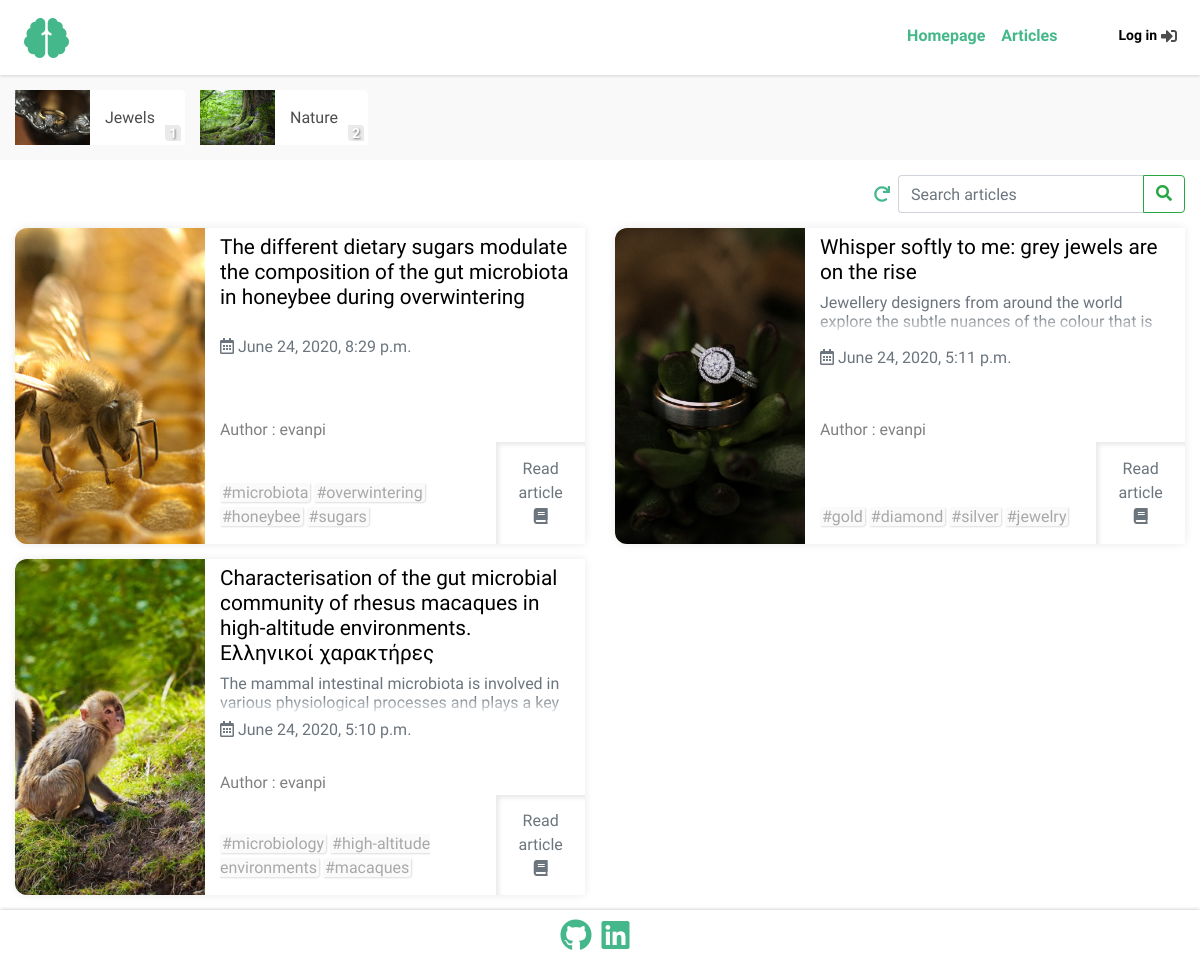
The app's page /articles/ with its own data.
### articles/models.py (models this page shows, shortened)
class ArticlesCategories(models.Model):
    class Meta:
        verbose_name = 'Articles Category'
        verbose_name_plural = 'Articles Categories'
    title = models.CharField(max_length=100, unique=True)
    slug = models.SlugField(editable=False,max_length=100,default='')
    image = models.ImageField(upload_to = "Articles_Categories_Images", default='', blank=True)

class Articles(models.Model):
    class Meta:
        verbose_name = 'Article'
        verbose_name_plural = 'Articles'
    category = models.ForeignKey(ArticlesCategories, on_delete=models.SET_NULL, null=True, blank=True)
    title = models.CharField(max_length=256,unique=True)
    search = models.CharField(default='',editable=False,max_length=512)
    slug = models.SlugField(editable=False,max_length=256)
    subtitle = models.TextField(max_length=256, blank=True)
    image = models.ImageField(upload_to = "Articles_Images", default='')
    article = RichTextUploadingField()
    tags = TaggableManager(blank=True)
    created = models.DateTimeField(auto_now_add=True)
    updated = models.DateTimeField(auto_now=True)
    publish_date = models.DateTimeField()
    author = models.CharField(editable=False, default='', max_length=256)

### articles/views.py (the view)
# urls.py: path('', include('articles.urls')),
def articles(request):
    current_datetime = localtime(now())
    categories = ArticlesCategories.objects.annotate(articles_count=Count('articles', filter=Q(articles__publish_date__lte=current_datetime)))
    articles = Articles.objects.filter(publish_date__lte=current_datetime).order_by('-publish_date')
    if request.method == 'POST':
        mut = request.POST.copy()
        mut['search'] = ''.join(c for c in unicodedata.normalize('NFD', mut['search'].lower()) if unicodedata.category(c) != 'Mn')
        articles_Filter = ArticlesFilter(mut, queryset=articles)
        articles = articles_Filter.qs
    else:
        articles_Filter = ArticlesFilter()
    paginator = Paginator(articles, 6)
    page_number = request.GET.get('page')
    page_obj = paginator.get_page(page_number)
    context = {'categories':categories,'articles':articles,'page_obj':page_obj,'articles_Filter':articles_Filter}
    return render(request, 'articles/articles.html', context)

### articles/templates/articles/articles.html (shortened to what this page needs)
{% extends 'articles/base.html' %}
{% load static %}
{% load thumbnail %}
{% load articles %}
{% block links %}
<link rel="stylesheet" href="{% static 'articles/css/articles.css' %}">
{% endblock %}
{% block main %}
{% include 'articles/navigation.html' %}
<div id="categories-container-wrapper" style="padding-top:15px; padding-bottom:15px; background:#f9f9f9;" class="text-center">
  {% for category in categories %}
  <div class="categories-container">
    <a href="{% url 'articlesCategory' category.slug %}">
      {% thumbnail category.image "200x200" quality=91 as im %}
      <div style="background-image:url({{im.url}});" class="category-image-div">
      </div>
      {% endthumbnail %}
    </a>
    <a href="{% url 'articlesCategory' category.slug %}">
      <div class="category-info">
        <span class="category-title" style="margin:0;">{{category.title}}</span>
        <div class="category-count">
          <span>{{category.articles_count}}</span>
        </div>
      </div>
    </a>
  </div>
  {% endfor %}
</div>
<div style="display: flex; justify-content: flex-end; align-items: center; padding-top:15px;" class="container-fluid">
  <a href="{% url 'articles' %}">
    <div id="restore-default-articles" style="height: 100%; width:32px; display: flex; flex-direction: column; justify-content: center; align-items: center;">
      <i style="color: #44b78b;" class="fas fa-redo"></i>
    </div>
  </a>
  <form id="articles-search-form" action="{% url 'articles' %}" method="POST">
    {{articles_Filter.form.search}}
    <button id="articles-search-submit" class="btn btn-outline-success" type="submit"><i class="fas fa-search"></i></button>
  </form>
</div>
<div id="articles1">
  <div class="container-fluid">
    <div id="articlesContainer" class="row infinite-container">
      {% if articles.count != 0 %}
      {% for article in page_obj %}
      <div class="col-12 col-xl-6 infinite-item">
        <div class="container-fluid">
          <div class="row articleRow">
            {% thumbnail article.image "500x500" quality=91 as im %}
            <div style="background-image:url({{im.url}}); min-height:245px;" class="col-12 col-sm-5 col-lg-4 articleImageDiv">
              <a href="{% url 'article' article.slug %}">
                <div class="articleImageDivInner">
                </div>
              </a>
            </div>
            {% endthumbnail %}
            <div class="col-12 col-sm-7 col-lg-8">
              <div class="articleInfo">
                <div class="title-Subtitle-Publised-Author">
                  <a href="{% url 'article' article.slug %}">
                    <h4 class="articleTitle">{{article.title}}</h4>
                    {% if article.subtitle != '' %}
                    <div class="fade-div">
                      <h6 class="articleSubtitle text-muted">{{article.subtitle}}</h6>
                      <p class="fade-effect"></p>
                    </div>
                    {% endif %}
                  </a>
                  <h6 class="text-muted published"><i class="far fa-calendar-alt"></i> {{article.publish_date}}</h6><br>
                  <span class="author">Author : {{article.author}}</span>
                </div>
                <div style="display:flex; flex:1; justify-content:space-between; width:100%;">
                  <div class="tags">
                    <div>
                      {% for tag in article.tags.all %}
                      <span>#{{ tag }}</span>
                      {% endfor %}
                    </div>
                  </div>
                  <a href="{% url 'article' article.slug %}">
                    <button type="button" class="btn btn-outline-dark readArticle">Read article <br><i class="fas fa-book book"></i> </button>
                  </a>
                </div>
              </div>
            </div>
          </div>
        </div>
      </div>
      {% endfor %}
      {% endif %}
    </div>
  </div>
</div>
{% endblock %}
{% block footer %}
{% include 'articles/footer.html' %}
{% endblock %}

### articles/static/articles/css/base.css (style rules this page uses)
#Site { display: flex; min-height: 100vh; flex-direction: column; }
body, html { font-family: 'Didact Gothic'; max-width: 100vw !important; overflow-x: hidden; }
a { text-decoration: none !important; outline: none !important; }

### articles/static/articles/css/articles.css (style rules this page uses)
#categories-container-wrapper { display: flex; justify-content: flex-start; align-items: center; max-width: 100vw; overflow-x: auto; }
.categories-container { display: flex; justify-content: flex-start; align-items: center; transition: 0.4s; cursor: pointer; margin-left: 15px; border-top-right-radius: 5px; border-bottom-right-radius: 5px; }
.category-image-div { background-position: center; background-size: cover; background-repeat: no-repeat; height: 55px; width: 75px; }
.category-info { height: 55px; display: flex; flex-direction: column; justify-content: center; align-items: center; background-color: #fff; padding-left: 15px; padding-right: 30px; white-space: nowrap; border-top-right-radius: 5px; border-width: 1px; border-color: #eaeaea; color: #4d4d4d; position: relative; }
.category-count { height: 16px; width: 16px; background: #eaeaea; border-top-right-radius: 4px; border-bottom-left-radius: 4px; color: #fff; display: flex; flex-direction: column; justify-content: center; align-items: center; position: absolute; bottom: 4px; right: 4px; font-size: 14px; font-weight: bold; text-shadow: 1px 1px 2px gray; }
#articles1 { width: 100%; display: flex; flex-direction: column; justify-content: flex-start; align-items: center; padding-top: 15px; }
.articleRow { box-shadow: 0px 0px 10px #eaeaea; margin-bottom: 15px; transition: 0.4s; background: white; }
.articleInfo { display: flex; flex-direction: column; justify-content: flex-start; align-items: flex-start; height: 100%; }
.title-Subtitle-Publised-Author { min-height: 214px; display: flex; flex-direction: column; justify-content: space-between; }
.articleImageDiv { padding-left: 0; background-position: center; background-size: cover; background-repeat: no-repeat; }
@media only screen and (min-width: 576px) { .articleImageDiv { border-top-left-radius: 0.75rem; border-bottom-left-radius: 0.75rem; } }
@media only screen and (min-width: 576px) { .articleRow { border-top-left-radius: 0.75rem; border-bottom-left-radius: 0.75rem; } }
.articleImageDivInner { width: 100%; height: 100%; min-height: 316px; }
.readArticle { height: 100%; min-height: 100px; border: none; box-shadow: 3px 3px 4px #eaeaea inset; border-radius: 0; margin-right: -15px; color: #6c757d; transition: 0.6s; }
.title-Subtitle-Publised-Author .articleTitle { margin-top: 7px; color: black; font-size: 1.3rem; }
.author { font-family: 'Didact Gothic', sans-serif; margin: 0; font-weight: normal; color: gray; font-size: 16px; }
.published { margin-top: 4px; }
.tags { width: 100%; display: flex; flex-direction: column; justify-content: flex-end; align-items: flex-start; margin-top: 15px; margin-bottom: 15px; }
.tags span { border: none; border-radius: 0; box-shadow: 1px 1px 2px #dedede; color: #a8a8a8; padding-left: 2px; padding-right: 2px; border-top-left-radius: 4px; border-bottom-right-radius: 4px; background: #fafafa; }
.fade-div { height: 42px; position: relative; overflow: hidden; }
.fade-effect { position: absolute; bottom: 0; left: 0; width: 100%; text-align: center; margin: 0; padding: 30px 0; background-image: linear-gradient(to bottom, transparent, transparent, transparent, white); }
#articles-search-form { display:flex; }
#articles-search-input { border-right: none; border-top-right-radius: 0px; border-bottom-right-radius: 0px; }
#articles-search-submit { border-top-left-radius: 0px; border-bottom-left-radius: 0px; }

### records on screen
ArticlesCategories: shows a picture, title "Jewels", articles_count "1"
ArticlesCategories: shows a picture, title "Nature", articles_count "2"
Articles: shows a picture, title "The different dietary sugars modulate the composition of the gut microbiota in honeybee during overwintering", publish_date "June 24, 2020, 8:29 p.m.", author "evanpi"
Tag: name "microbiota"
Tag: name "overwintering"
Tag: name "honeybee"
Tag: name "sugars"
Articles: shows a picture, title "Whisper softly to me: grey jewels are on the rise", subtitle "Jewellery designers from around the world explore the subtle nuances of the colour that is…", publish_date "June 24, 2020, 5:11 p.m.", author "evanpi"
Tag: name "gold"
Tag: name "diamond"
Tag: name "silver"
Tag: name "jewelry"
Articles: shows a picture, title "Characterisation of the gut microbial community of rhesus macaques in high-altitude environments. Ελληνικοί χαρακτήρες", subtitle "The mammal intestinal microbiota is involved in various physiological processes and plays a key…", publish_date "June 24, 2020, 5:10 p.m.", author "evanpi"
Tag: name "microbiology"
Tag: name "high-altitude environments"
Tag: name "macaques"
